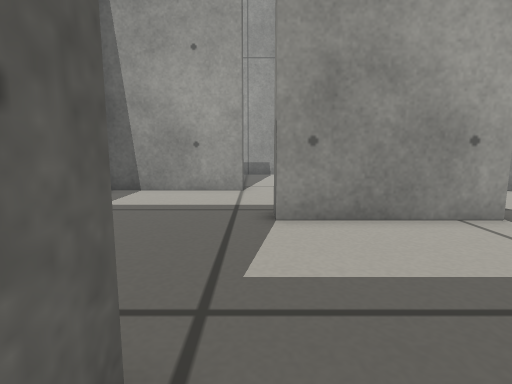
view 1 (above)

16 first-person views from a walk through a robot-simulator world made for Gazebo. The camera is 0.31 m above the floor, tilts 8° down and sees 80° across. The floor is counted in squares, 0.2 m on a side. Each view is taken from the middle of a square. On the plan, view 1 faces up. The plan holds only what a view shows up to about 15 squares ahead; the rest is blank.

view 2
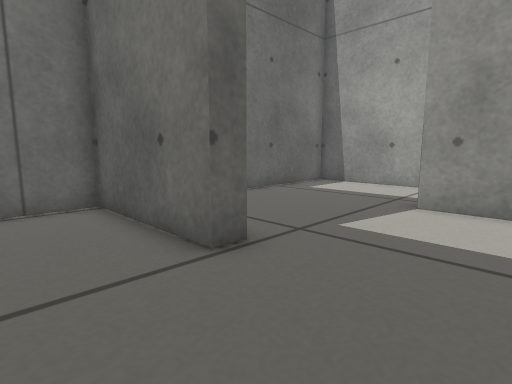

view 3
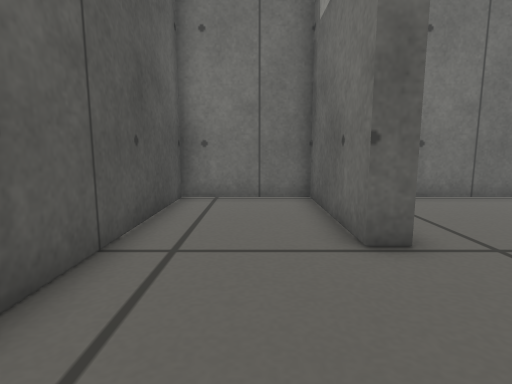

view 4
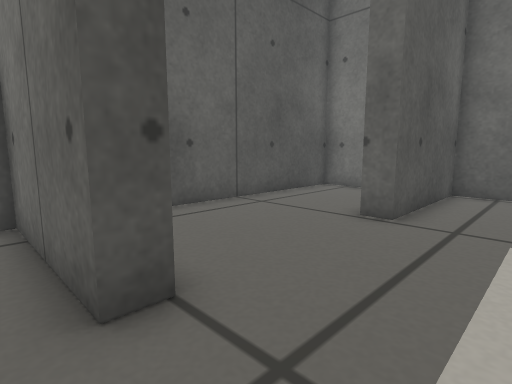

view 5
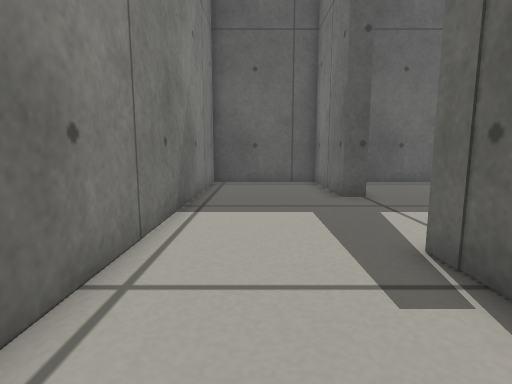

view 6
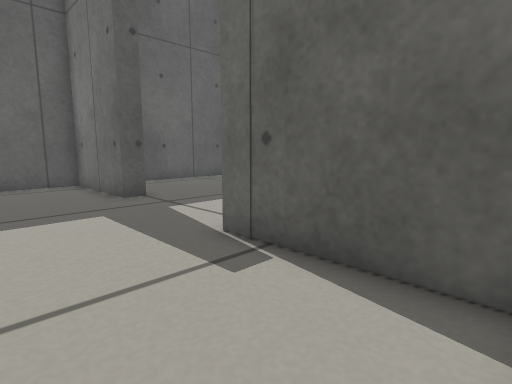

view 7
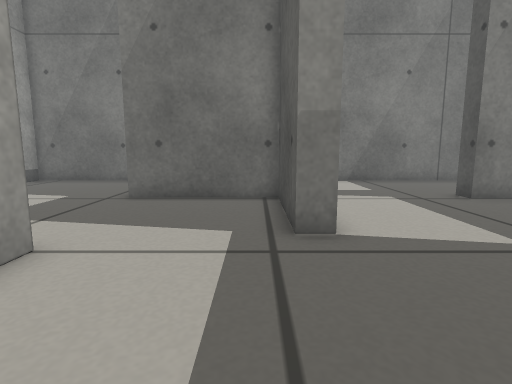

view 8
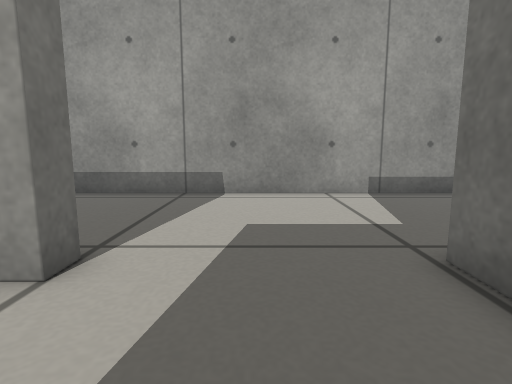

view 9
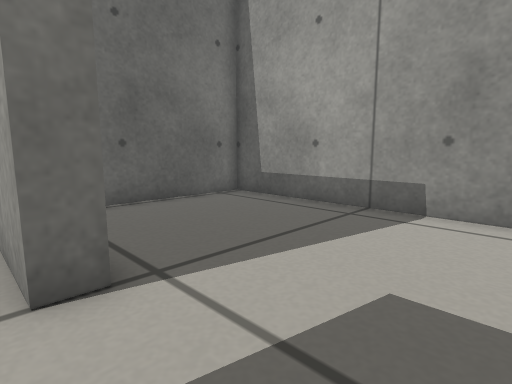

view 10
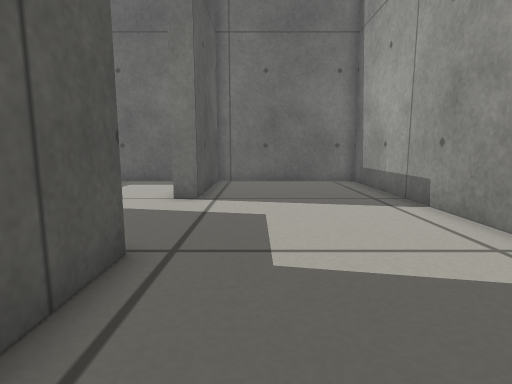

view 11
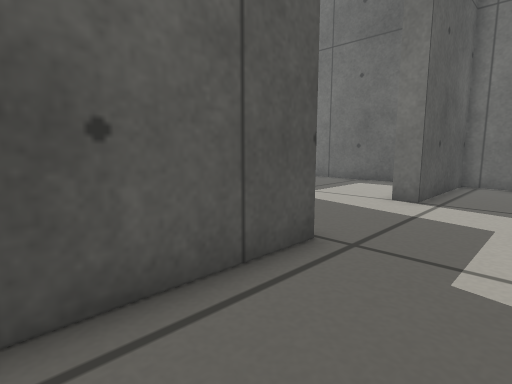

view 12
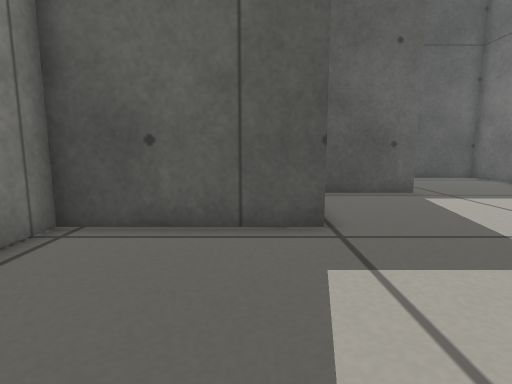

view 13
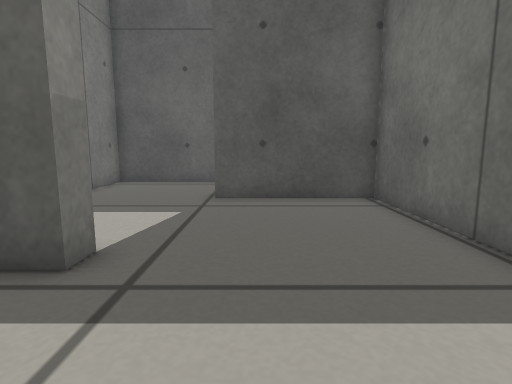

view 14
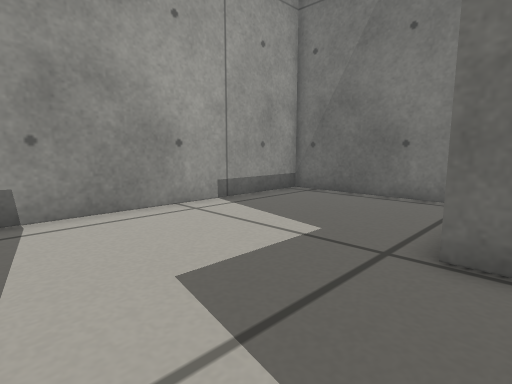

view 15
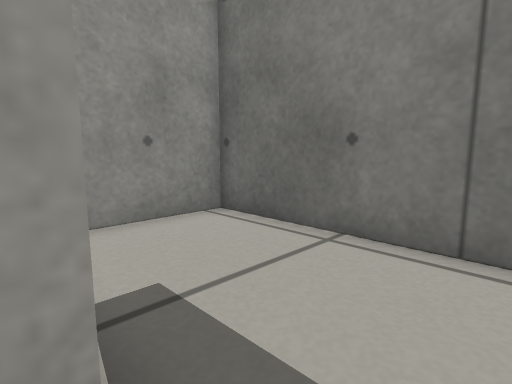

view 16
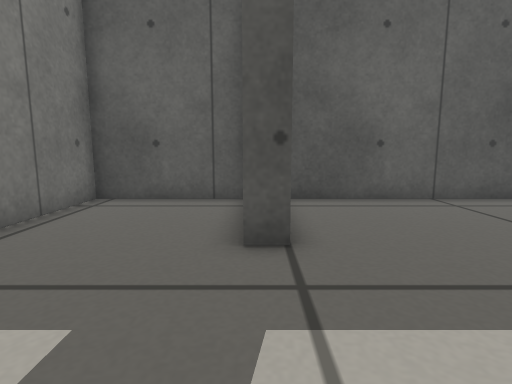

### Floor plan
Ten units are one square. View 1 is at (0, 0); x grows to the right and y downward. Boxes are objects, and circles mark ways between rooms. Rooms are numbered by the first view taken in them; rooms with no view inside come last. Other rooms are left out.
<svg viewBox="-62 -192 167 231">
<path fill="none" stroke="#000" d="M-7 -15 -7 -8 -57 -8 -57 34 44 34 44 -13M44 -13 52 -13 52 34 100 34 100 -114 68 -114M54 -109 54 -65 44 -65M-5 -114 -55 -114M4 -65 4 -73 46 -73 46 -121M-57 -110 -57 -65M46 -121 100 -121 100 -187 -57 -187 -57 -121 -5 -121 -5 -114M-57 -65 -57 -15 -7 -15M44 -65 4 -65"/>
<circle cx="20" cy="-10" r="3" fill="#2a7"/>
<circle cx="50" cy="-40" r="3" fill="#2a7"/>
<circle cx="20" cy="-120" r="3" fill="#2a7"/>
<circle cx="-25" cy="-70" r="3" fill="#2a7"/>
<text x="0" y="10">1</text>
<text x="70" y="-40">2</text>
<text x="-10" y="-90">3</text>
<text x="20" y="-150">4</text>
<text x="-10" y="-40">5</text>
</svg>
Room 1 opens to room 5. Room 2 opens to room 5. Room 3 opens to room 4. Room 3 opens to room 5.

Where each view was taken, in squares from view 1:
view 1: 0 up, 0 right, facing up
view 2: 2 down, 3 right, facing up-left
view 3: 1 down, 4 right, facing left
view 4: 4 up, 6 right, facing down-left
view 5: 11 up, 8 right, facing down
view 6: 11 up, 9 right, facing down-left
view 7: 8 up, 5 left, facing right
view 8: 8 up, 2 right, facing up
view 9: 11 up, 3 right, facing up-left
view 10: 14 up, 9 right, facing left
view 11: 15 up, 9 right, facing down-left
view 12: 18 up, 6 right, facing down
view 13: 11 up, 2 left, facing down
view 14: 11 up, 0 right, facing up-right
view 15: 5 up, 5 right, facing up-right
view 16: 6 up, 5 right, facing down
